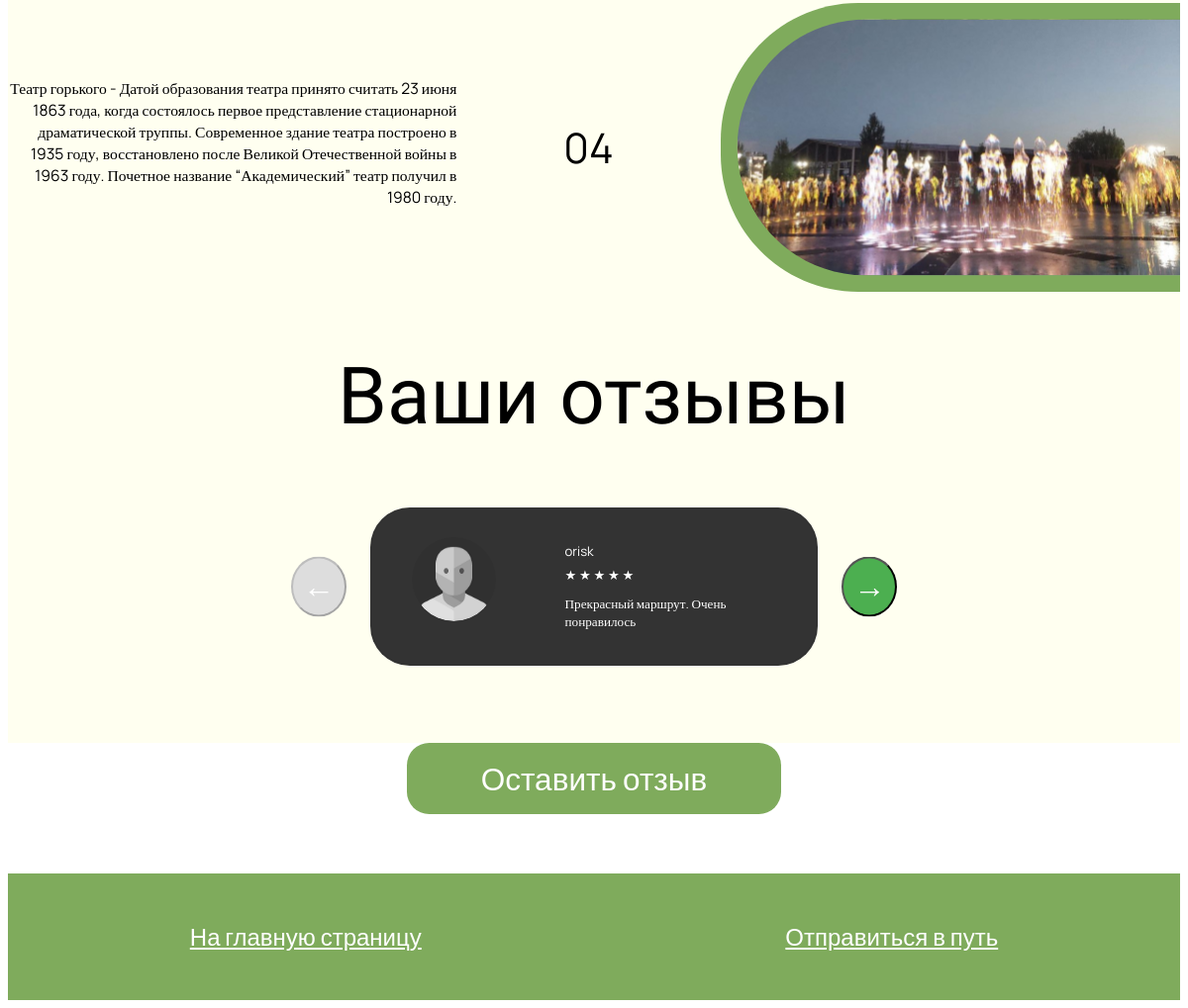
The app's page /Route3/ (lower part), older data.
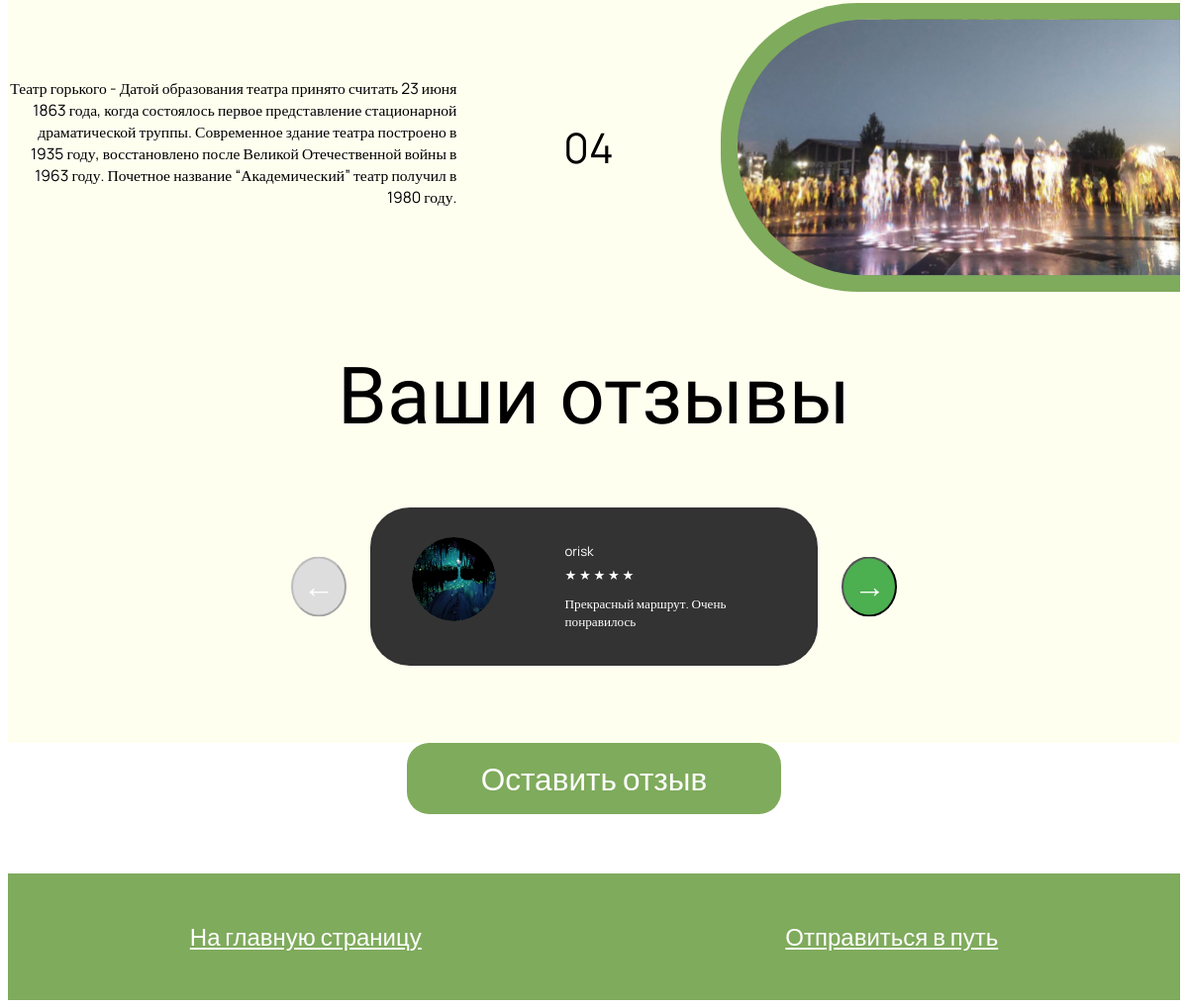
The same page, newer data.
### pages/models.py (models this page shows, shortened)
class Review3(models.Model):
    user = models.ForeignKey(User, on_delete=models.CASCADE)
    rating = models.PositiveIntegerField(choices=[(i, i) for i in range(1, 6)])  # Рейтинг от 1 до 5
    comment = models.TextField()

### users/models.py (models this page shows)
class User (AbstractUser):
    image = models.ImageField(upload_to='users_images', null=True, blank=True, default='users_images/img.svg')

### pages/views.py (the view)
# urls.py: path('Route3/', Route_3, name='Route_3'),
def Route_3(request):
    reviews = Review3.objects.all()  # Получаем все отзывы
    stars_range = range(1, 6)  # Диапазон от 1 до 5
    if request.method == 'POST':
        selected_route = request.POST.get('route')
        print(selected_route)
        if selected_route == 'Правый берег Дона':
            form = ReviewForm(data=request.POST)
            print (form.is_valid())
            print (form.errors)
            if form.is_valid():
                review = form.save(commit=False)
                review.user = request.user
                review.save()
                return redirect('Route_1')
        elif selected_route == 'Зеленые тропы':
            form = ReviewForm2(data=request.POST)
            print(form.is_valid())
            print(form.errors)
            if form.is_valid():
                review = form.save(commit=False)
                review.user = request.user
                review.save()
                return redirect('Route_2')
        elif selected_route == 'От Пушкина до революции':
            form = ReviewForm3(data=request.POST)
            print(form.is_valid())
            print(form.errors)
            if form.is_valid():
                review = form.save(commit=False)
                review.user = request.user
                review.save()
                print('qwerty')
                return redirect('Route_3')
        elif selected_route == 'Гребной канал':
            form = ReviewForm4(data=request.POST)
            print(form.is_valid())
            print(form.errors)
            if form.is_valid():
                review = form.save(commit=False)
                review.user = request.user
                review.save()
                print('qwerty')
                return redirect('Route_4')
        elif selected_route == 'Левый берег Дона':
            form = ReviewForm5(data=request.POST)
            if form.is_valid():
                review = form.save(commit=False)
                review.user = request.user
                review.save()
                print('qwerty')
                return redirect('Route_5')
        else:
            form = ReviewForm()
    else:
        form = ReviewForm()
    return render(request, 'pages/Route_3.html', {'reviews': reviews, 'stars_range': stars_range, 'form': form })

### pages/templates/pages/Route_3.html (shortened to what this page needs)
{% load static %}
<!DOCTYPE html>
<html lang="en">
<head>
  <link rel="stylesheet" href="/static/vendor/css/R3_css/Route3_head.css">
  <link rel="stylesheet" href="/static/vendor/css/R3_css/Route3_difficult.css">
  <link rel="stylesheet" href="/static/vendor/css/R3_css/Route3_sections.css">
  <link rel="stylesheet" href="/static/vendor/css/R3_css/Route3_feedback.css">
  <link rel="stylesheet" href="/static/vendor/css/R3_css/Route3_down.css">
  <link rel="stylesheet" href="/static/vendor/css/MP_css/MP_otziwREAL.css">
</head>
<body>
    <section class="sections" id="sections">
     <section class="section-4">
      <div class="image-container">
        <img src="/static/vendor/svg/svg_R3/polukrug4.svg" alt="Landscape">
      </div>
      <section class="content2">
        <h2>04</h2>
        <p>Театр горького - Датой образования театра принято считать 23 июня 1863 года, когда состоялось первое представление стационарной драматической труппы. Современное здание театра построено в 1935 году, восстановлено после Великой Отечественной войны в 1963 году. Почетное название “Академический” театр получил в 1980 году.</p>
        </section>
    </section>
   </section>
   <div class="feedback">Ваши отзывы</div>
   <div class="review-wrapper">
    <div class="review-section">
      <button class="arrow left" id="prevArrow">←</button>
        {% for review in reviews %}
      <div class="review-container" id="review-0">
          <div class="avatar">
              {% if review.user.image %}
                <img src="{{ review.user.image.url }}" alt="{{review.user.username}}">
              {% else %}
                <img src="{% static 'img.svg' %}" alt="{{ review.user.username }}">
              {% endif %}
          </div>
          <div class="review-content">
              <div class="review-name">
                  {{ review.user.username }}
              </div>
              <div class="review-stars">
                  {% for i in stars_range %}
                    {% if i <= review.rating %}
                         <span class="empty-star">★</span>
                    {% else %}
                        <span class="empty-star">☆</span>
                    {% endif %}
                  {% endfor %}
              </div>
              <div class="review-text">
                  {{ review.comment }}
              </div>
          </div>
      </div>
        {% endfor %}
      <button class="arrow right" id="nextArrow">→</button>
  </div>
</div>
<button id="open-review-btn">Оставить отзыв</button>
<div class="down">
  <div class="button-container">
      <a href="{% url 'MainPage' %}" class="button">На главную страницу</a>
      <a href="https://yandex.ru/maps/39/rostov-na-donu/?ll=39.722303%2C47.226162&mode=routes&rtext=47.221457%2C39.697184~47.223892%2C39.709577~47.227519%2C39.726670~47.230440%2C39.740532~47.229449%2C39.742768~47.230342%2C39.747503~47.230624%2C39.744564~47.230408%2C39.739637~47.221459%2C39.697184&rtt=sc&ruri=~~~~~~~~&z=15" class="button">Отправиться в путь</a>
  </div>
</body>
</html>

Row changes from the older to the newer data that the page shows:
changed through a linked row, Review3 "Прекрасный маршрут. Очень понравилось": user.image: a different picture
